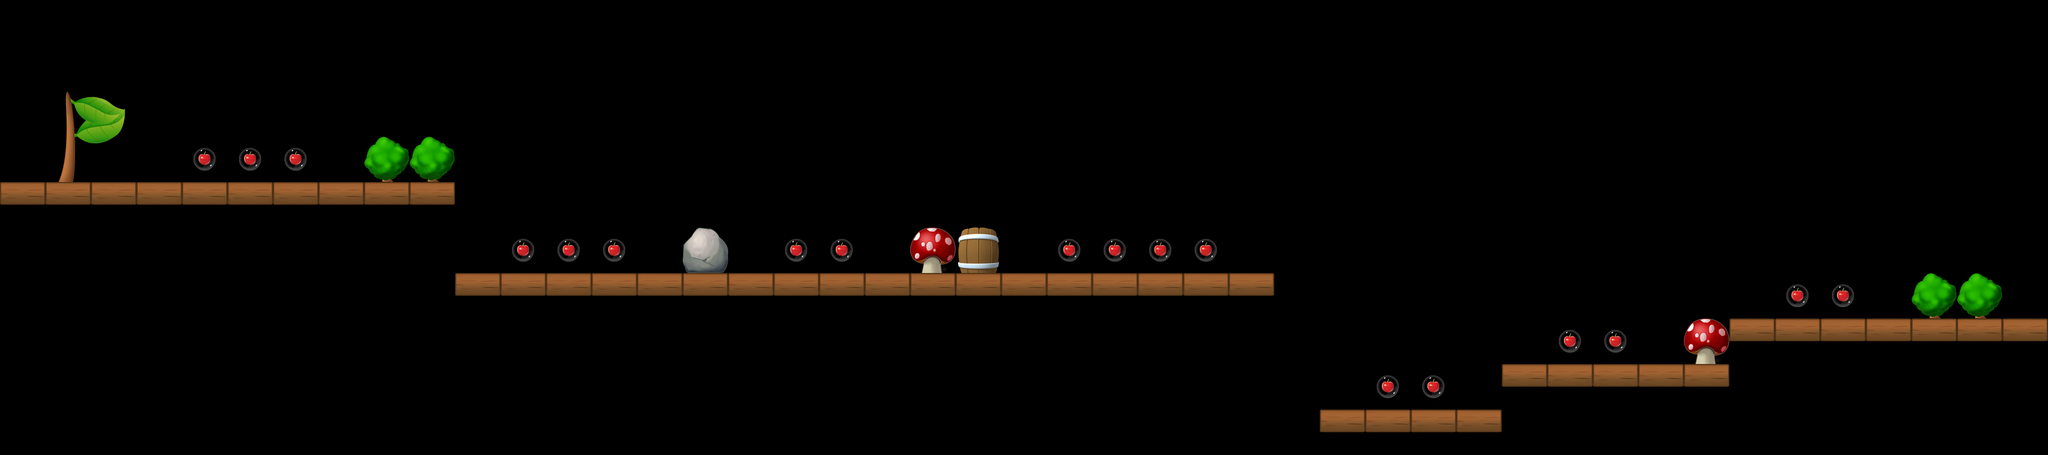

Tiled map render using the project's own tile images. Description and the map definition, with tile-layer contents summarised, below:
An orthogonal 45x10 tile map with 80x80 px tiles, 1 tile layer (Level).

<map version="1.0" orientation="orthogonal" width="45" height="10" tilewidth="80" tileheight="80">
 <properties>
  <property name="StartDirection" value="0" />
 </properties>
 <tileset firstgid="1" name="Untitled" tilewidth="80" tileheight="80">
  <image source="tileset.png" width="640" height="320" />
 </tileset>
 <layer name="Level" width="45" height="10">
  <data>[450 cells, 75 non-empty, 11 distinct tile ids]</data>
 </layer>
</map>
